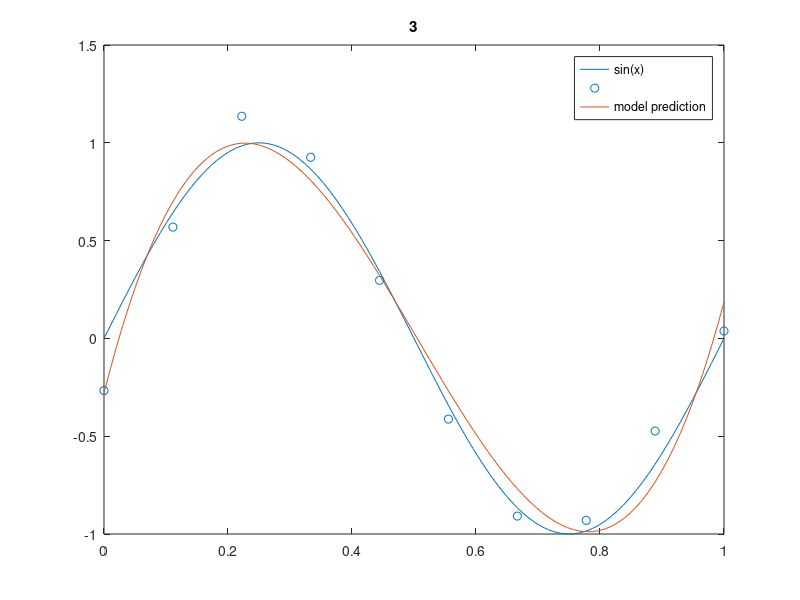

Write the MATLAB code that produced this figure.
close all
clear all;
clc
rng(1);
%defining constant values, you can change this values
data_size = 10;
order = 3;
%creat and visualize dataset
x = linspace(0,1,data_size);
z = linspace(0,1,100);
y = (sin(2*pi*x) + 0.1*randn(1,10))';
plot(z,sin(2*pi*z))
hold on
scatter(x,y)
hold on
%creating mapping features
X = zeros(data_size,order)
for i = 1:order
    X(:,i) = x.^i;
end
X = [ones(data_size,1) , X];
%solving close form equation for linear regression
W = inv(X'*X)*X'*y;
%evaluation and visualization of calculated model
f=zeros(100,order);
for i=1:order
    f(:,i) = z.^(i);
end

f = [ones(100,1) f];
y_predict = f*W;
plot(z,y_predict)
legend('sin(x)','','model prediction')
title(order)